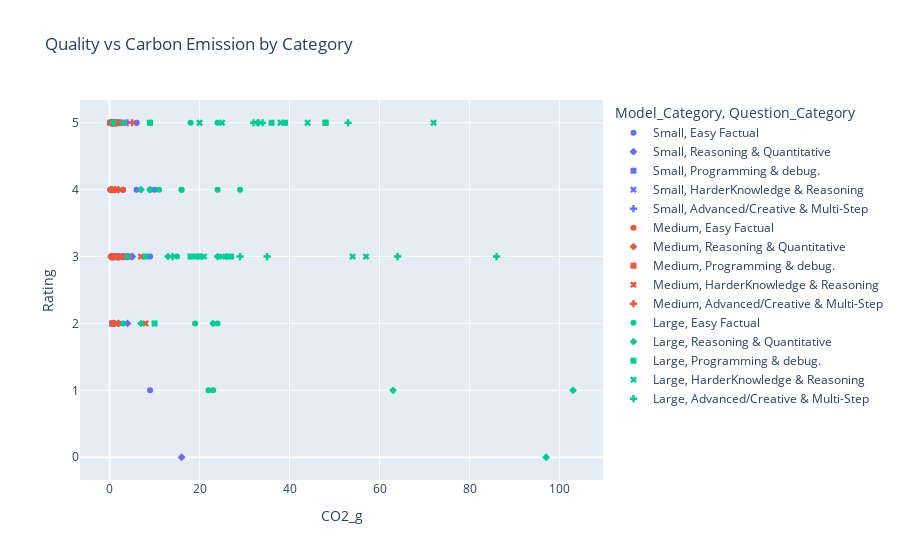

Notebook code for this chart:
### Code cell
fig = px.scatter(
    df,
    x='CO2_g',
    y='Rating',
    color='Model_Category',
    symbol='Question_Category',
    hover_data=['Model', 'Electricity_Wh', 'Inference_s'],
    title='Quality vs Carbon Emission by Category'
)
fig.show()

### Figure 1 — Plotly figure (JSON) as saved in the notebook; plotly's stock layout.template omitted (floating-point values rounded to 4 significant figures)
{"data": [{"customdata": [["Gemma 3nb", 0.19, 1.9], ["Llama 3.1 8b", 9, 3], ["Gemma 3nb", 0.29, 4], ["Llama 3.1 8b", 15, 4], ["Gemma 3nb", 1.13, 4], ["Llama 3.1 8b", 11, 5], ["Gemma 3nb", 0.75, 3.5], ["Llama 3.1 8b", 5, 4.5], ["Gemma 3nb", 0.13, 3.5], ["Llama 3.1 8b", 7, 4.7], ["Gemma 3nb", 2, 2], ["Llama 3.1 8b", 14, 3], ["Gemma 3nb", 0.25, 2], ["Llama 3.1 8b", 5, 3], ["Gemma 3nb", 1.03, 11.5], ["Llama 3.1 8b", 0.63, 12], ["Gemma 3nb", 0.55, 6], ["Llama 3.1 8b", 3, 6.5], ["Gemma 3nb", 0.91, 8], ["Llama 3.1 8b", 15, 8.5]], "hovertemplate": "Model_Category=Small<br>Question_Category=Easy Factual<br>CO2_g=%{x}<br>Rating=%{y}<br>Model=%{customdata[0]}<br>Electricity_Wh=%{customdata[1]}<br>Inference_s=%{customdata[2]}<extra></extra>", "legendgroup": "Small, Easy Factual", "marker": {"color": "#636efa", "symbol": "circle"}, "mode": "markers", "name": "Small, Easy Factual", "orientation": "v", "showlegend": true, "type": "scatter", "x": [0.12, 6, 0.18, 9, 0.7, 6, 0.46, 3, 0.08, 5, 1.53, 9, 0.16, 3, 10, 6, 0.34, 2, 0.56, 9], "xaxis": "x", "y": [4, 5, 5, 1, 5, 4, 5, 4, 5, 3, 5, 4, 5, 3, 4, 5, 4, 2, 4, 3], "yaxis": "y"}, {"customdata": [["Gemma 3nb", 0.77, 11], ["Llama 3.1 8b", 9, 12], ["Gemma 3nb", 1.09, 14], ["Llama 3.1 8b", 8, 15], ["Gemma 3nb", 0.88, 25.8], ["Llama 3.1 8b", 27, 26], ["Gemma 3nb", 0.99, 5.6], ["Llama 3.1 8b", 7, 6.9], ["Gemma 3nb", 0.59, 1.5], ["Llama 3.1 8b", 7, 1.6]], "hovertemplate": "Model_Category=Small<br>Question_Category=Reasoning & Quantitative<br>CO2_g=%{x}<br>Rating=%{y}<br>Model=%{customdata[0]}<br>Electricity_Wh=%{customdata[1]}<br>Inference_s=%{customdata[2]}<extra></extra>", "legendgroup": "Small, Reasoning & Quantitative", "marker": {"color": "#636efa", "symbol": "diamond"}, "mode": "markers", "name": "Small, Reasoning & Quantitative", "orientation": "v", "showlegend": true, "type": "scatter", "x": [0.47, 5, 0.67, 5, 0.54, 16, 0.61, 4, 0.36, 4], "xaxis": "x", "y": [5, 3, 5, 3, 4, 0, 5, 3, 5, 2], "yaxis": "y"}, {"customdata": [["Gemma 3nb", 1.14, 0.5], ["Llama 3.1 8b", 1.3, 0.6], ["Gemma 3nb", 0.38, 0.2], ["Llama 3.1 8b", 1.02, 0.3], ["Gemma 3nb", 2, 5], ["Llama 3.1 8b", 1.45, 5], ["Gemma 3nb", 3, 7], ["Llama 3.1 8b", 2, 7], ["Gemma 3nb", 3, 10], ["Llama 3.1 8b", 2, 10]], "hovertemplate": "Model_Category=Small<br>Question_Category=Programming & debug.<br>CO2_g=%{x}<br>Rating=%{y}<br>Model=%{customdata[0]}<br>Electricity_Wh=%{customdata[1]}<br>Inference_s=%{customdata[2]}<extra></extra>", "legendgroup": "Small, Programming & debug.", "marker": {"color": "#636efa", "symbol": "square"}, "mode": "markers", "name": "Small, Programming & debug.", "orientation": "v", "showlegend": true, "type": "scatter", "x": [0.7, 0.8, 0.23, 0.63, 1.26, 0.9, 1.86, 1.49, 2, 1.23], "xaxis": "x", "y": [2, 4, 5, 2, 3, 3, 3, 5, 3, 5], "yaxis": "y"}, {"customdata": [["Gemma 3nb", 2, 5], ["Llama 3.1 8b", 1.56, 5], ["Gemma 3nb", 7, 3], ["Llama 3.1 8b", 3, 3], ["Gemma 3nb", 0.99, 4], ["Llama 3.1 8b", 1.15, 4], ["Gemma 3nb", 6, 15], ["Llama 3.1 8b", 5, 15], ["Gemma 3nb", 3, 30], ["Llama 3.1 8b", 1.83, 30]], "hovertemplate": "Model_Category=Small<br>Question_Category=HarderKnowledge & Reasoning<br>CO2_g=%{x}<br>Rating=%{y}<br>Model=%{customdata[0]}<br>Electricity_Wh=%{customdata[1]}<br>Inference_s=%{customdata[2]}<extra></extra>", "legendgroup": "Small, HarderKnowledge & Reasoning", "marker": {"color": "#636efa", "symbol": "x"}, "mode": "markers", "name": "Small, HarderKnowledge & Reasoning", "orientation": "v", "showlegend": true, "type": "scatter", "x": [1.46, 0.96, 4, 1.8, 0.61, 1.87, 4, 3, 1.86, 1.13], "xaxis": "x", "y": [2, 5, 3, 5, 2, 5, 3, 5, 3, 5], "yaxis": "y"}, {"customdata": [["Gemma 3nb", 6, 54], ["Llama 3.1 8b", 4, 30], ["Gemma 3nb", 1.22, 8], ["Llama 3.1 8b", 1.37, 8], ["Gemma 3nb", 0.73, 5], ["Llama 3.1 8b", 1.34, 5], ["Gemma 3nb", 4, 10], ["Llama 3.1 8b", 3, 10], ["Gemma 3nb", 1.38, 5], ["Llama 3.1 8b", 1.4, 5]], "hovertemplate": "Model_Category=Small<br>Question_Category=Advanced/Creative & Multi-Step<br>CO2_g=%{x}<br>Rating=%{y}<br>Model=%{customdata[0]}<br>Electricity_Wh=%{customdata[1]}<br>Inference_s=%{customdata[2]}<extra></extra>", "legendgroup": "Small, Advanced/Creative & Multi-Step", "marker": {"color": "#636efa", "symbol": "cross"}, "mode": "markers", "name": "Small, Advanced/Creative & Multi-Step", "orientation": "v", "showlegend": true, "type": "scatter", "x": [4, 3, 0.75, 0.84, 0.45, 0.83, 2, 1.62, 0.85, 0.86], "xaxis": "x", "y": [5, 3, 3, 5, 3, 5, 3, 5, 5, 3], "yaxis": "y"}, {"customdata": [["Mistral Small", 0.77, 2.8], ["GPT 20 OSS", 0.37, 2.5], ["Mistral Small", 0.33, 2], ["GPT 20 OSS", 1.25, 3], ["Mistral Small", 2, 3], ["GPT 20 OSS", 1.11, 4], ["Mistral Small", 1.31, 2.5], ["GPT 20 OSS", 0.94, 3], ["Mistral Small", 0.23, 3], ["GPT 20 OSS", 0.49, 4.1], ["Mistral Small", 5, 4], ["GPT 20 OSS", 4, 3.5], ["Mistral Small", 0.7, 2.5], ["GPT 20 OSS", 0.42, 4.5], ["Mistral Small", 2, 4], ["GPT 20 OSS", 0.99, 5], ["Mistral Small", 0.39, 2], ["GPT 20 OSS", 0.83, 2.5], ["Mistral Small", 1.45, 11], ["GPT 20 OSS", 0.72, 12.4]], "hovertemplate": "Model_Category=Medium<br>Question_Category=Easy Factual<br>CO2_g=%{x}<br>Rating=%{y}<br>Model=%{customdata[0]}<br>Electricity_Wh=%{customdata[1]}<br>Inference_s=%{customdata[2]}<extra></extra>", "legendgroup": "Medium, Easy Factual", "marker": {"color": "#EF553B", "symbol": "circle"}, "mode": "markers", "name": "Medium, Easy Factual", "orientation": "v", "showlegend": true, "type": "scatter", "x": [0.44, 0.23, 0.2, 0.77, 1.26, 0.68, 0.8, 0.58, 0.14, 0.3, 3, 3, 0.43, 0.26, 1.35, 0.61, 0.24, 0.51, 0.89, 0.45], "xaxis": "x", "y": [4, 5, 5, 4, 4, 5, 5, 4, 5, 4, 5, 4, 4, 3, 3, 4, 5, 4, 2, 4], "yaxis": "y"}, {"customdata": [["Mistral Small", 6, 9.5], ["GPT 20 OSS", 3, 10], ["Mistral Small", 4, 11.5], ["GPT 20 OSS", 4, 12.4], ["Mistral Small", 4, 10.5], ["GPT 20 OSS", 3, 11.5], ["Mistral Small", 1.37, 3.5], ["GPT 20 OSS", 0.37, 4], ["Mistral Small", 2, 9], ["GPT 20 OSS", 1.97, 9.5]], "hovertemplate": "Model_Category=Medium<br>Question_Category=Reasoning & Quantitative<br>CO2_g=%{x}<br>Rating=%{y}<br>Model=%{customdata[0]}<br>Electricity_Wh=%{customdata[1]}<br>Inference_s=%{customdata[2]}<extra></extra>", "legendgroup": "Medium, Reasoning & Quantitative", "marker": {"color": "#EF553B", "symbol": "diamond"}, "mode": "markers", "name": "Medium, Reasoning & Quantitative", "orientation": "v", "showlegend": true, "type": "scatter", "x": [4, 1.91, 2, 2, 2, 1.98, 0.84, 0.23, 1.33, 1.22], "xaxis": "x", "y": [3, 4, 4, 3, 2, 2, 2, 4, 3, 4], "yaxis": "y"}, {"customdata": [["Mistral Small", 1.59, 20], ["GPT 20 OSS", 0.86, 10], ["Mistral Small", 0.66, 2], ["GPT 20 OSS", 1.21, 4], ["Mistral Small", 1.74, 3], ["GPT 20 OSS", 4, 5], ["Mistral Small", 1.82, 8], ["GPT 20 OSS", 6, 12], ["Mistral Small", 2, 7], ["GPT 20 OSS", 4, 10]], "hovertemplate": "Model_Category=Medium<br>Question_Category=Programming & debug.<br>CO2_g=%{x}<br>Rating=%{y}<br>Model=%{customdata[0]}<br>Electricity_Wh=%{customdata[1]}<br>Inference_s=%{customdata[2]}<extra></extra>", "legendgroup": "Medium, Programming & debug.", "marker": {"color": "#EF553B", "symbol": "square"}, "mode": "markers", "name": "Medium, Programming & debug.", "orientation": "v", "showlegend": true, "type": "scatter", "x": [0.98, 0.53, 0.4, 0.75, 1.07, 2, 1.12, 4, 1.33, 2], "xaxis": "x", "y": [5, 3, 5, 2, 3, 5, 5, 3, 3, 5], "yaxis": "y"}, {"customdata": [["Mistral Small", 3, 10], ["GPT 20 OSS", 1.82, 10], ["Mistral Small", 5, 5], ["GPT 20 OSS", 12, 10], ["Mistral Small", 1.65, 1], ["GPT 20 OSS", 1.02, 2], ["Mistral Small", 1.65, 0], ["GPT 20 OSS", 1.04, 0], ["Mistral Small", 6, 5], ["GPT 20 OSS", 12, 10]], "hovertemplate": "Model_Category=Medium<br>Question_Category=HarderKnowledge & Reasoning<br>CO2_g=%{x}<br>Rating=%{y}<br>Model=%{customdata[0]}<br>Electricity_Wh=%{customdata[1]}<br>Inference_s=%{customdata[2]}<extra></extra>", "legendgroup": "Medium, HarderKnowledge & Reasoning", "marker": {"color": "#EF553B", "symbol": "x"}, "mode": "markers", "name": "Medium, HarderKnowledge & Reasoning", "orientation": "v", "showlegend": true, "type": "scatter", "x": [1.63, 1.12, 3, 7, 1.01, 0.63, 1.01, 0.64, 3, 8], "xaxis": "x", "y": [5, 3, 5, 3, 5, 3, 3, 5, 3, 2], "yaxis": "y"}, {"customdata": [["Mistral Small", 2, 14], ["GPT 20 OSS", 3, 20], ["Mistral Small", 3, 8], ["GPT 20 OSS", 2, 8], ["Mistral Small", 1.14, 2], ["GPT 20 OSS", 0.7, 3], ["Mistral Small", 3, 3], ["GPT 20 OSS", 8, 3], ["Mistral Small", 1.53, 3], ["GPT 20 OSS", 2, 3]], "hovertemplate": "Model_Category=Medium<br>Question_Category=Advanced/Creative & Multi-Step<br>CO2_g=%{x}<br>Rating=%{y}<br>Model=%{customdata[0]}<br>Electricity_Wh=%{customdata[1]}<br>Inference_s=%{customdata[2]}<extra></extra>", "legendgroup": "Medium, Advanced/Creative & Multi-Step", "marker": {"color": "#EF553B", "symbol": "cross"}, "mode": "markers", "name": "Medium, Advanced/Creative & Multi-Step", "orientation": "v", "showlegend": true, "type": "scatter", "x": [1.53, 1.92, 1.7, 1.39, 0.7, 0.43, 2, 5, 0.94, 1.32], "xaxis": "x", "y": [5, 3, 3, 5, 5, 3, 3, 5, 3, 5], "yaxis": "y"}, {"customdata": [["GPT 5", 1.52, 12], ["DeepSeek R1", 18, 15], ["GPT 5", 15, 4], ["DeepSeek R1", 37, 3.5], ["GPT 5", 39, 5], ["DeepSeek R1", 54, 6], ["GPT 5", 5, 2.5], ["DeepSeek R1", 26, 3], ["GPT 5", 1.19, 3], ["DeepSeek R1", 26, 2], ["GPT 5", 31, 3], ["DeepSeek R1", 19, 4], ["GPT 5", 5, 12], ["DeepSeek R1", 35, 13.5], ["GPT 5", 24, 3.5], ["DeepSeek R1", 39, 4.5], ["GPT 5", 6, 11], ["DeepSeek R1", 30, 13], ["GPT 5", 31, 11], ["DeepSeek R1", 39, 12]], "hovertemplate": "Model_Category=Large<br>Question_Category=Easy Factual<br>CO2_g=%{x}<br>Rating=%{y}<br>Model=%{customdata[0]}<br>Electricity_Wh=%{customdata[1]}<br>Inference_s=%{customdata[2]}<extra></extra>", "legendgroup": "Large, Easy Factual", "marker": {"color": "#00cc96", "symbol": "circle"}, "mode": "markers", "name": "Large, Easy Factual", "orientation": "v", "showlegend": true, "type": "scatter", "x": [0.93, 11, 9, 23, 24, 33, 3, 16, 0.73, 16, 29, 18, 3, 22, 15, 24, 4, 19, 19, 24], "xaxis": "x", "y": [5, 4, 5, 1, 4, 5, 5, 4, 5, 4, 4, 5, 2, 1, 3, 2, 3, 3, 2, 5], "yaxis": "y"}, {"customdata": [["GPT 5", 11, 152], ["DeepSeek R1", 168, 150], ["GPT 5", 11, 68], ["DeepSeek R1", 103, 68.5], ["GPT 5", 43, 127], ["DeepSeek R1", 159, 126.5], ["GPT 5", 14, 6.5], ["DeepSeek R1", 38, 7], ["GPT 5", 22, 21], ["DeepSeek R1", 37, 21.5]], "hovertemplate": "Model_Category=Large<br>Question_Category=Reasoning & Quantitative<br>CO2_g=%{x}<br>Rating=%{y}<br>Model=%{customdata[0]}<br>Electricity_Wh=%{customdata[1]}<br>Inference_s=%{customdata[2]}<extra></extra>", "legendgroup": "Large, Reasoning & Quantitative", "marker": {"color": "#00cc96", "symbol": "diamond"}, "mode": "markers", "name": "Large, Reasoning & Quantitative", "orientation": "v", "showlegend": true, "type": "scatter", "x": [7, 103, 7, 63, 97, 26, 9, 24, 13, 23], "xaxis": "x", "y": [2, 1, 4, 1, 0, 3, 4, 3, 3, 2], "yaxis": "y"}, {"customdata": [["GPT 5", 14, 19], ["DeepSeek R1", 17, 14], ["GPT 5", 13, 19], ["DeepSeek R1", 79, 16], ["GPT 5", 33, 10], ["DeepSeek R1", 63, 10], ["GPT 5", 44, 10], ["DeepSeek R1", 79, 10], ["GPT 5", 30, 60], ["DeepSeek R1", 58, 60]], "hovertemplate": "Model_Category=Large<br>Question_Category=Programming & debug.<br>CO2_g=%{x}<br>Rating=%{y}<br>Model=%{customdata[0]}<br>Electricity_Wh=%{customdata[1]}<br>Inference_s=%{customdata[2]}<extra></extra>", "legendgroup": "Large, Programming & debug.", "marker": {"color": "#00cc96", "symbol": "square"}, "mode": "markers", "name": "Large, Programming & debug.", "orientation": "v", "showlegend": true, "type": "scatter", "x": [9, 10, 8, 48, 20, 39, 27, 48, 18, 36], "xaxis": "x", "y": [5, 2, 3, 5, 3, 5, 3, 5, 3, 5], "yaxis": "y"}, {"customdata": [["GPT 5", 34, 50], ["DeepSeek R1", 62, 50], ["GPT 5", 88, 27], ["DeepSeek R1", 72, 22], ["GPT 5", 40, 30], ["DeepSeek R1", 33, 30], ["GPT 5", 93, 25], ["DeepSeek R1", 118, 20], ["GPT 5", 35, 28], ["DeepSeek R1", 40, 23]], "hovertemplate": "Model_Category=Large<br>Question_Category=HarderKnowledge & Reasoning<br>CO2_g=%{x}<br>Rating=%{y}<br>Model=%{customdata[0]}<br>Electricity_Wh=%{customdata[1]}<br>Inference_s=%{customdata[2]}<extra></extra>", "legendgroup": "Large, HarderKnowledge & Reasoning", "marker": {"color": "#00cc96", "symbol": "x"}, "mode": "markers", "name": "Large, HarderKnowledge & Reasoning", "orientation": "v", "showlegend": true, "type": "scatter", "x": [20, 38, 54, 44, 25, 20, 57, 72, 21, 25], "xaxis": "x", "y": [3, 5, 3, 5, 3, 5, 3, 5, 3, 5], "yaxis": "y"}, {"customdata": [["GPT 5", 141, 43], ["DeepSeek R1", 56, 40], ["GPT 5", 58, 29], ["DeepSeek R1", 54, 24], ["GPT 5", 19, 35], ["DeepSeek R1", 23, 30], ["GPT 5", 105, 33], ["DeepSeek R1", 86, 28], ["GPT 5", 48, 16], ["DeepSeek R1", 54, 10]], "hovertemplate": "Model_Category=Large<br>Question_Category=Advanced/Creative & Multi-Step<br>CO2_g=%{x}<br>Rating=%{y}<br>Model=%{customdata[0]}<br>Electricity_Wh=%{customdata[1]}<br>Inference_s=%{customdata[2]}<extra></extra>", "legendgroup": "Large, Advanced/Creative & Multi-Step", "marker": {"color": "#00cc96", "symbol": "cross"}, "mode": "markers", "name": "Large, Advanced/Creative & Multi-Step", "orientation": "v", "showlegend": true, "type": "scatter", "x": [86, 34, 35, 33, 32, 14, 64, 53, 29, 33], "xaxis": "x", "y": [3, 5, 3, 5, 5, 3, 3, 5, 3, 5], "yaxis": "y"}], "layout": {"legend": {"title": {"text": "Model_Category, Question_Category"}, "tracegroupgap": 0}, "title": {"text": "Quality vs Carbon Emission by Category"}, "xaxis": {"anchor": "y", "domain": [0, 1], "title": {"text": "CO2_g"}}, "yaxis": {"anchor": "x", "domain": [0, 1], "title": {"text": "Rating"}}}}
